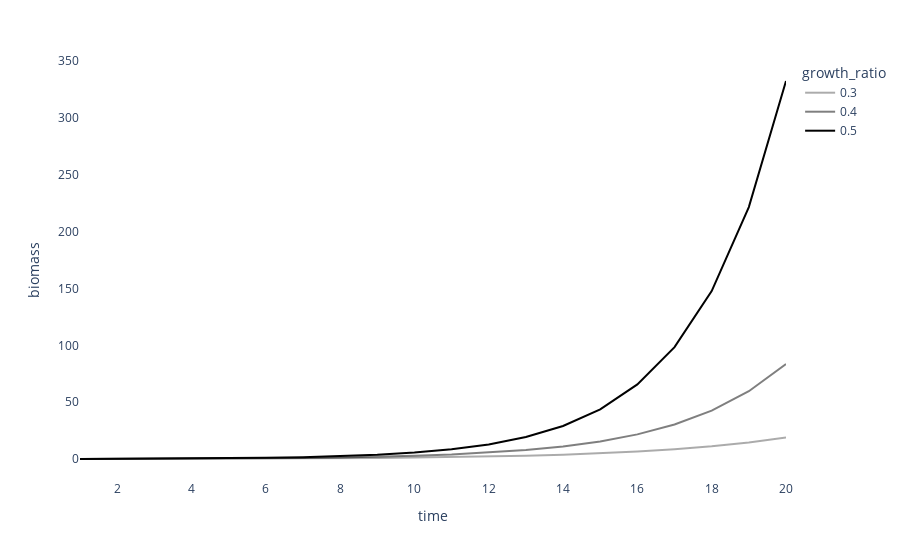

Write notebook code for a chart like this one.
### Code cell
fig = px.line(
    pd.DataFrame(rows), x='time', y='biomass', color='growth_ratio',
    color_discrete_map={
                   0.3: "rgba(1,1,1,0.33)",
                   0.4: "rgba(1,1,1,0.5)",
                   0.5: "rgba(1,1,1,1)"
               }
)

fig.update_traces(marker=dict(color='black'))
fig.update_layout(plot_bgcolor="rgba(0,0,0,0)")
with open('SurplusModels/exponential_growth.png', 'wb') as fh:
    fh.write(fig.to_image('png'))
fig

### Figure 1 — Plotly figure (JSON) as saved in the notebook; plotly's stock layout.template omitted (floating-point values rounded to 4 significant figures)
{"data": [{"hovertemplate": "growth_ratio=0.3<br>time=%{x}<br>biomass=%{y}<extra></extra>", "legendgroup": "0.3", "line": {"color": "rgba(1,1,1,0.33)", "dash": "solid"}, "marker": {"color": "black", "symbol": "circle"}, "mode": "lines", "name": "0.3", "orientation": "v", "showlegend": true, "type": "scatter", "x": [1, 2, 3, 4, 5, 6, 7, 8, 9, 10, 11, 12, 13, 14, 15, 16, 17, 18, 19, 20], "xaxis": "x", "y": [0.13, 0.169, 0.2197, 0.2856, 0.3713, 0.4827, 0.6275, 0.8157, 1.06, 1.379, 1.792, 2.33, 3.029, 3.937, 5.119, 6.654, 8.65, 11.25, 14.62, 19.0], "yaxis": "y"}, {"hovertemplate": "growth_ratio=0.4<br>time=%{x}<br>biomass=%{y}<extra></extra>", "legendgroup": "0.4", "line": {"color": "rgba(1,1,1,0.5)", "dash": "solid"}, "marker": {"color": "black", "symbol": "circle"}, "mode": "lines", "name": "0.4", "orientation": "v", "showlegend": true, "type": "scatter", "x": [1, 2, 3, 4, 5, 6, 7, 8, 9, 10, 11, 12, 13, 14, 15, 16, 17, 18, 19, 20], "xaxis": "x", "y": [0.14, 0.196, 0.2744, 0.3842, 0.5378, 0.753, 1.054, 1.476, 2.066, 2.893, 4.05, 5.669, 7.937, 11.11, 15.56, 21.78, 30.49, 42.69, 59.76, 83.67], "yaxis": "y"}, {"hovertemplate": "growth_ratio=0.5<br>time=%{x}<br>biomass=%{y}<extra></extra>", "legendgroup": "0.5", "line": {"color": "rgba(1,1,1,1)", "dash": "solid"}, "marker": {"color": "black", "symbol": "circle"}, "mode": "lines", "name": "0.5", "orientation": "v", "showlegend": true, "type": "scatter", "x": [1, 2, 3, 4, 5, 6, 7, 8, 9, 10, 11, 12, 13, 14, 15, 16, 17, 18, 19, 20], "xaxis": "x", "y": [0.15, 0.225, 0.3375, 0.5063, 0.7594, 1.139, 1.709, 2.563, 3.844, 5.767, 8.65, 12.97, 19.46, 29.19, 43.79, 65.68, 98.53, 147.8, 221.7, 332.5], "yaxis": "y"}], "layout": {"legend": {"title": {"text": "growth_ratio"}, "tracegroupgap": 0}, "margin": {"t": 60}, "plot_bgcolor": "rgba(0,0,0,0)", "xaxis": {"anchor": "y", "domain": [0, 1], "title": {"text": "time"}}, "yaxis": {"anchor": "x", "domain": [0, 1], "title": {"text": "biomass"}}}}
